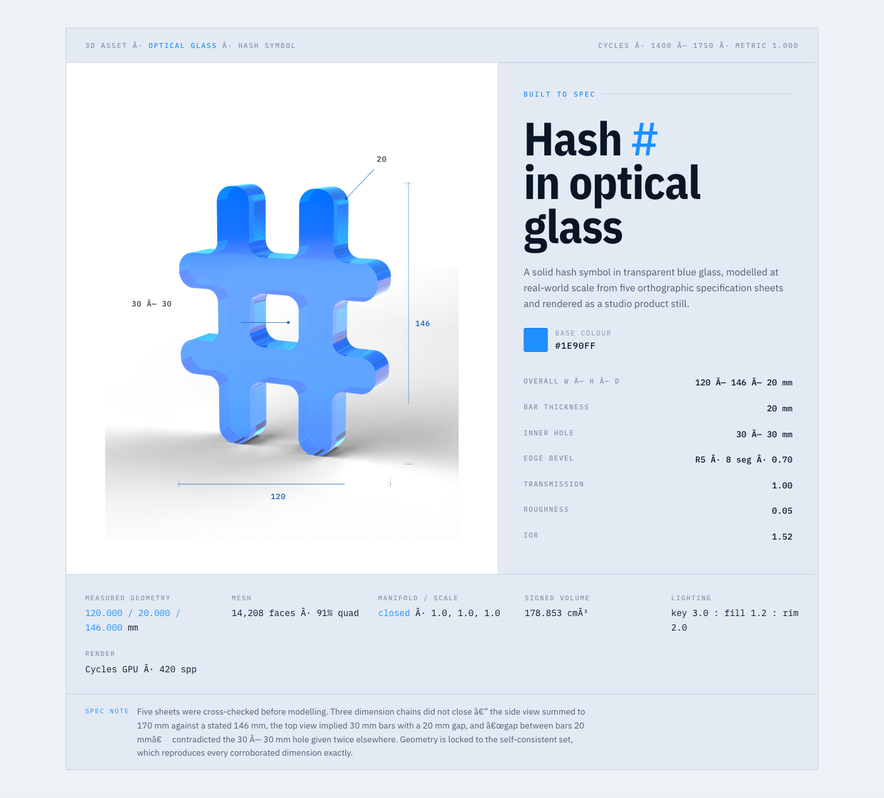
#> input picture hero_check.png, 884 x 798 px, shrunk from 1400 x 1263 before the run
$ python make-sticker-plate.py ../hero_check.png out.png
#> lines starting #> are read from the running program, lines starting #| are printed output that depends on the picture; after the words box and inside, x2 and y2 are one past the last pixel; in counts of white or black regions, pixels touching at a corner belong together
#!/usr/bin/env python3
"""
Turn a logo PNG into a sticker PLATE — the flat artwork a die-cut sticker is
printed on: the logo, sitting on a white shape that follows the logo's own
outline, on transparency.

This is the half Blender should not be doing. The die line comes from the
artwork's alpha, and dilating an alpha channel is a two-line image operation;
asking a renderer to trace it into geometry would be slower, less exact, and
would fall apart on a mark with interior holes (Stanford's S, the World Bank's
globe). Blender takes it from here and does the half it is actually good at:
paper thickness, a curl, and a real contact shadow.

    python3 tools/make-sticker-plate.py logo.png plate.png [--border 26] [--pad 60]

--border is in pixels of the SOURCE image, so run it on art that is already at
the resolution you want the die line judged at.
"""
import sys, argparse
from PIL import Image, ImageFilter


def plate(src_path, out_path, border=26, pad=60, bg=(255, 255, 255, 255)):
#> called with src_path = '../hero_check.png', out_path = 'out.png', border = 26, pad = 60, bg = (255, 255, 255, 255)
    logo = Image.open(src_path).convert('RGBA')

    # pad first: the dilation has to have somewhere to grow into, and a logo that
    # already touches its own edge would otherwise come out with the die line
    # sheared flat on that side
    w, h = logo.size
#> w = 884; h = 798
    canvas = Image.new('RGBA', (w + pad * 2, h + pad * 2), (0, 0, 0, 0))
#> canvas: PIL image 1004x918 RGBA; every value is 0
    canvas.paste(logo, (pad, pad))
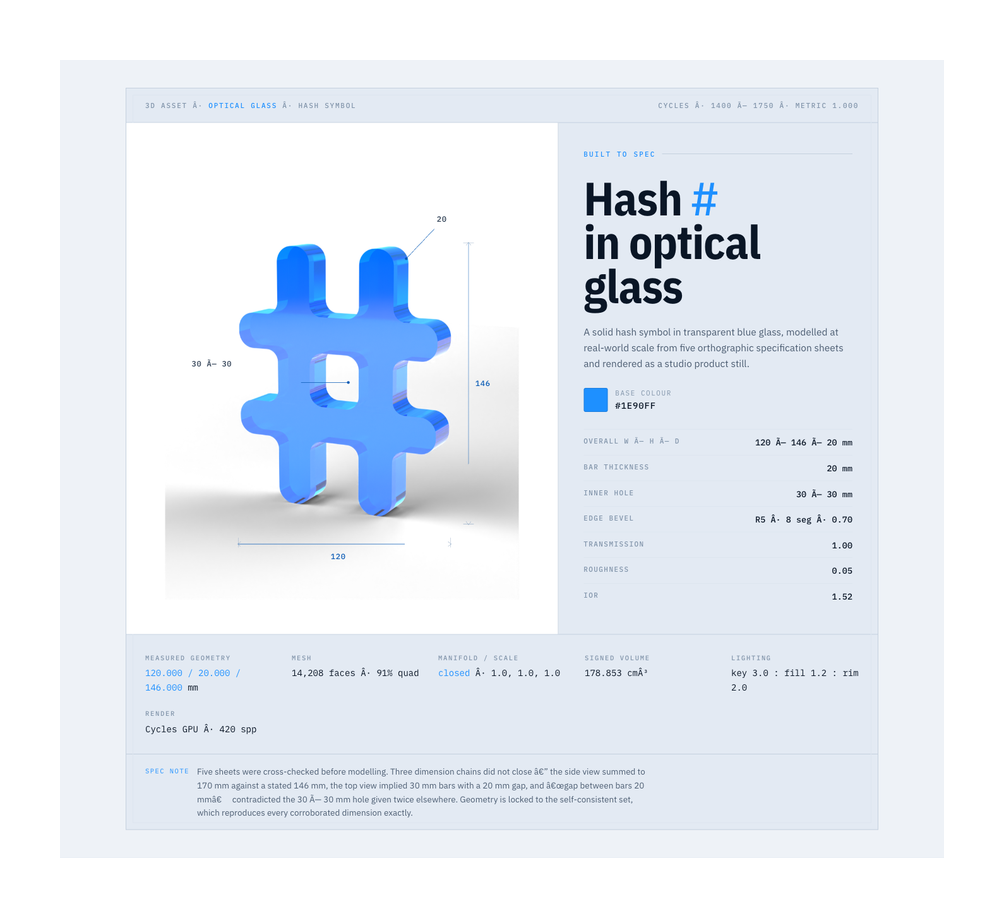
#> canvas: PIL image 1004x918 RGBA; mean R, G, B, A 171.8, 177.9, 185.9, 195.2; transparent parts drawn white

    alpha = canvas.getchannel('A')
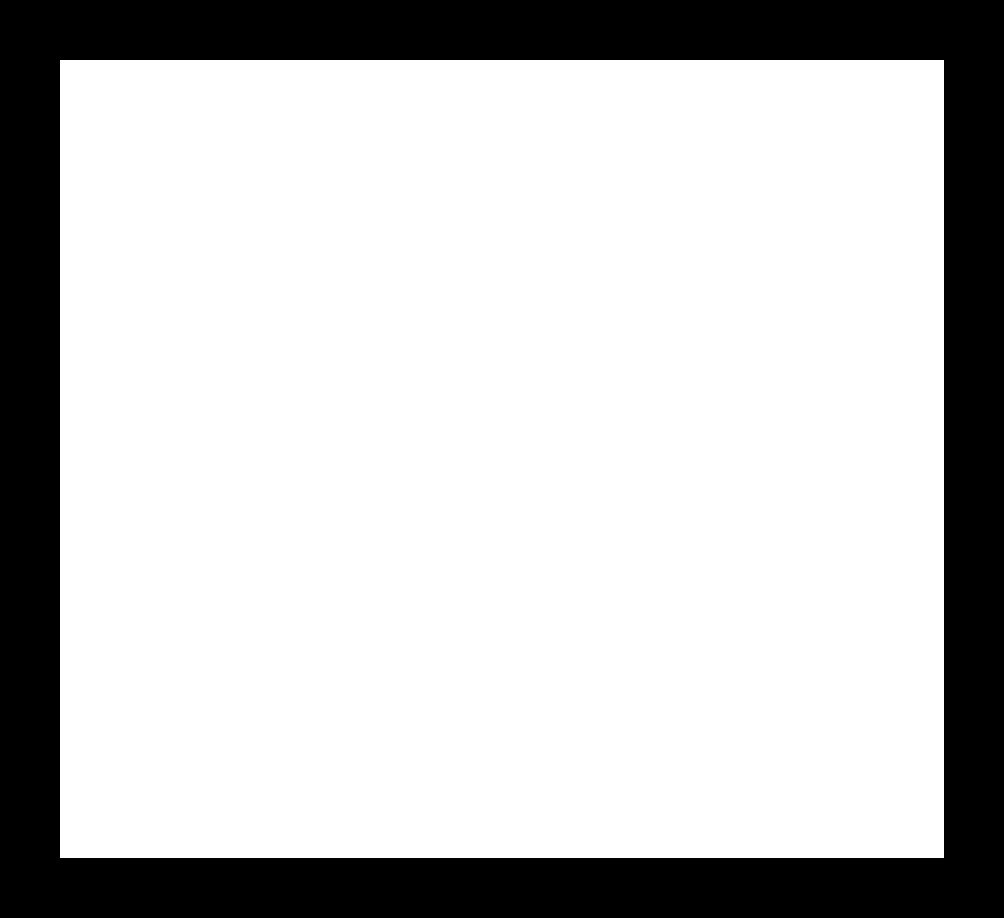
#> alpha: PIL image 1004x918 L; 76.5% white; 1 black region, box (x1, y1, x2, y2) and area: (0, 0, 1004, 918) 216240

    # Grow the alpha outward. MaxFilter is a dilation by a square kernel, so a
    # single big kernel would square off the corners; several small passes
    # approximate a round one, which is what a real die line looks like.
    grown = alpha
    step = 5                                   # kernel must be odd
    passes = max(1, round(border / (step // 2)))
    for _ in range(passes):
        grown = grown.filter(ImageFilter.MaxFilter(step))
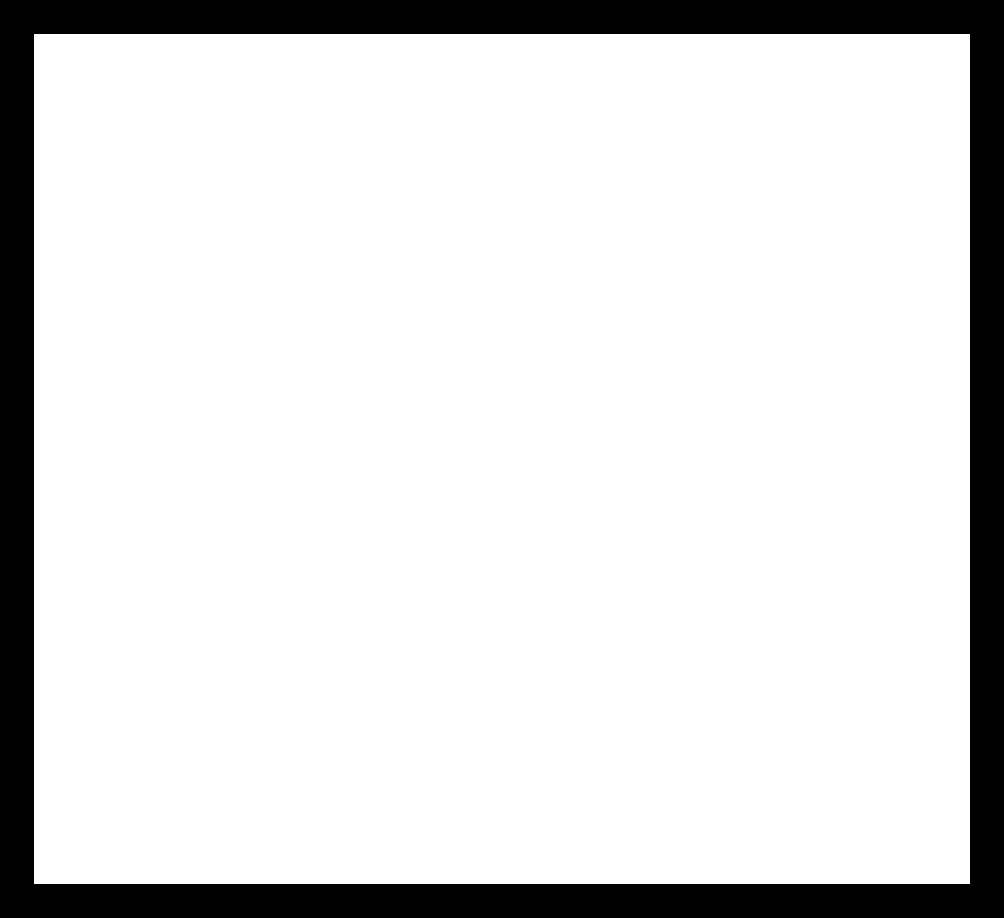
#> grown: PIL image 1004x918 L; 86.3% white; 1 black region, box (x1, y1, x2, y2) and area: (0, 0, 1004, 918) 126072

    # A square kernel dilates into square corners, and a die line with mitred
    # corners does not read as cut vinyl. Blurring the grown mask and thresholding
    # it high rounds every convex corner by roughly the blur radius, and closes the
    # nicks between letters at the same time — the standard way to get a ROUND
    # offset out of a square-kernel dilation. Threshold well above half so the
    # blur pulls the edge back in rather than growing it a second time.
    grown = grown.filter(ImageFilter.GaussianBlur(border * 0.42))
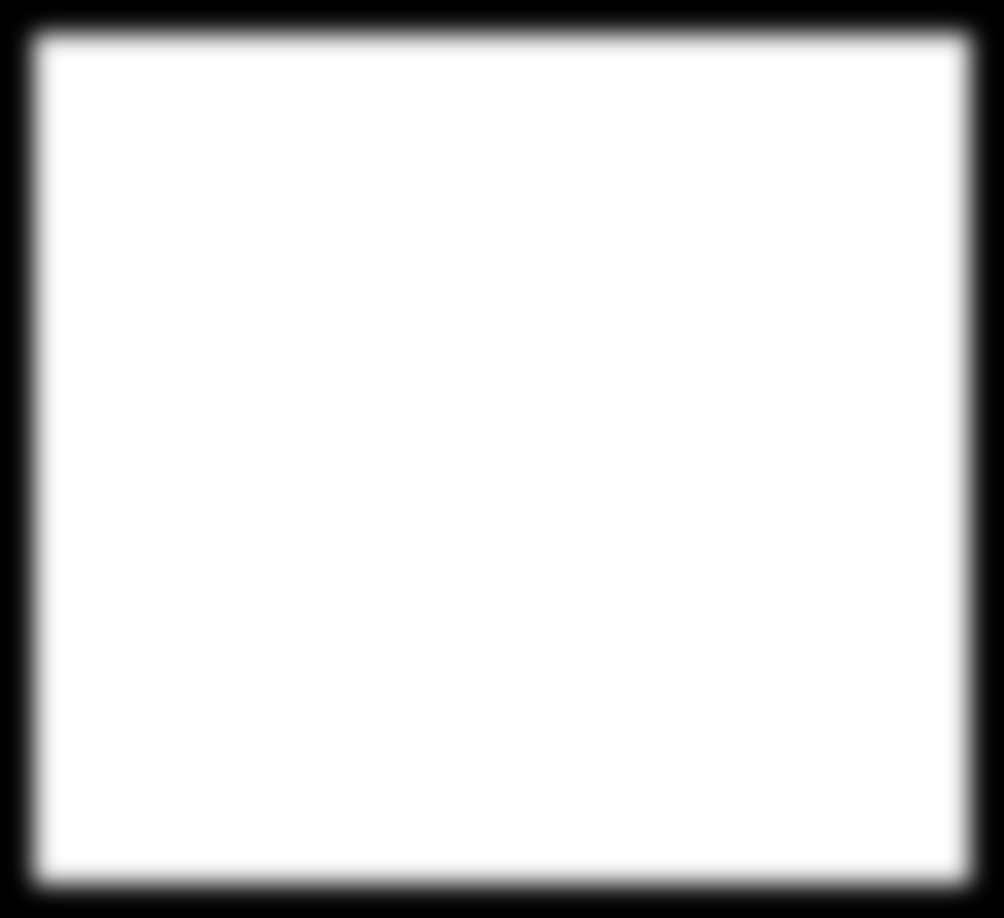
#> grown: PIL image 1004x918 L; min 0, max 255, mean 220.1
    grown = grown.point(lambda v: 255 if v > 150 else 0)
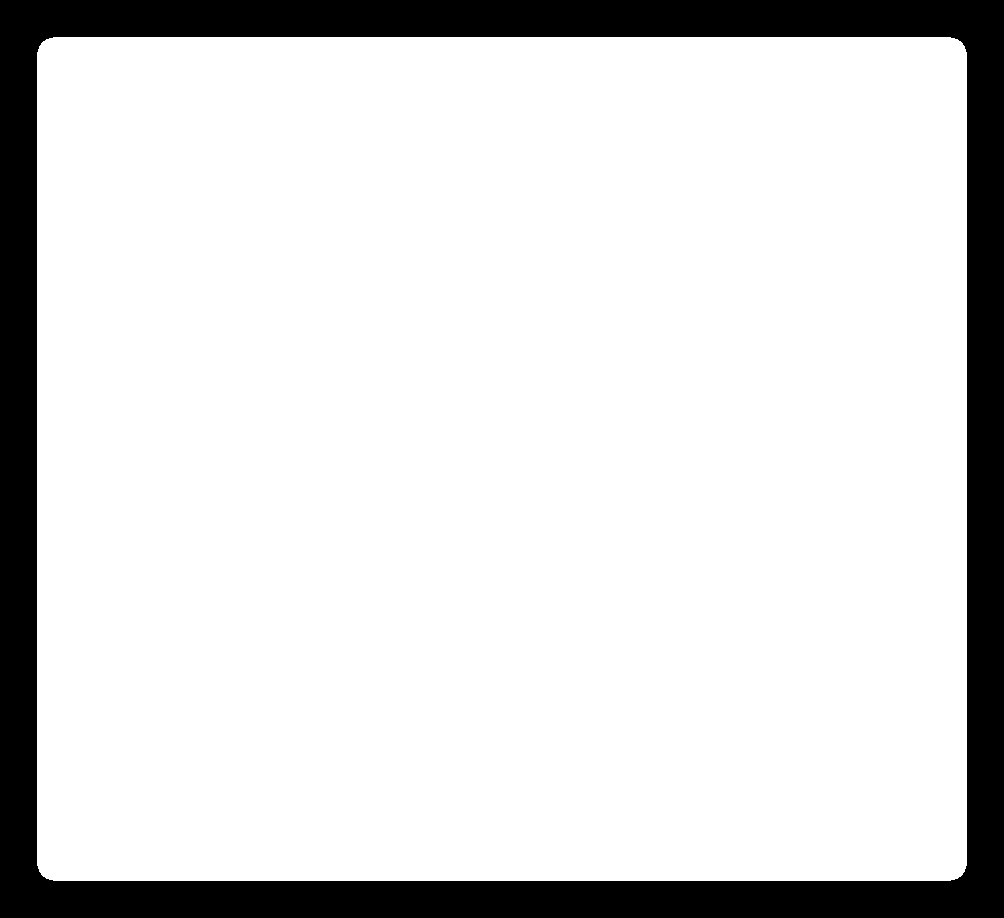
#> grown: PIL image 1004x918 L; 85.1% white; 1 black region, box (x1, y1, x2, y2) and area: (0, 0, 1004, 918) 137056
    # one hair of softness so the cut edge antialiases against the card
    grown = grown.filter(ImageFilter.GaussianBlur(0.7))

    sticker = Image.new('RGBA', canvas.size, bg)
#> sticker: PIL image 1004x918 RGBA; every value is 255
    sticker.putalpha(grown)
    sticker.alpha_composite(canvas)            # the logo goes on top of its own backing
    sticker.save(out_path)
    return sticker.size


if __name__ == '__main__':
    ap = argparse.ArgumentParser()
    ap.add_argument('src'); ap.add_argument('out')
    ap.add_argument('--border', type=int, default=26)
    ap.add_argument('--pad', type=int, default=60)
    a = ap.parse_args()
    size = plate(a.src, a.out, a.border, a.pad)
#> size = (1004, 918)
    print('wrote %s %s' % (a.out, size))
#| wrote out.png (1004, 918)
